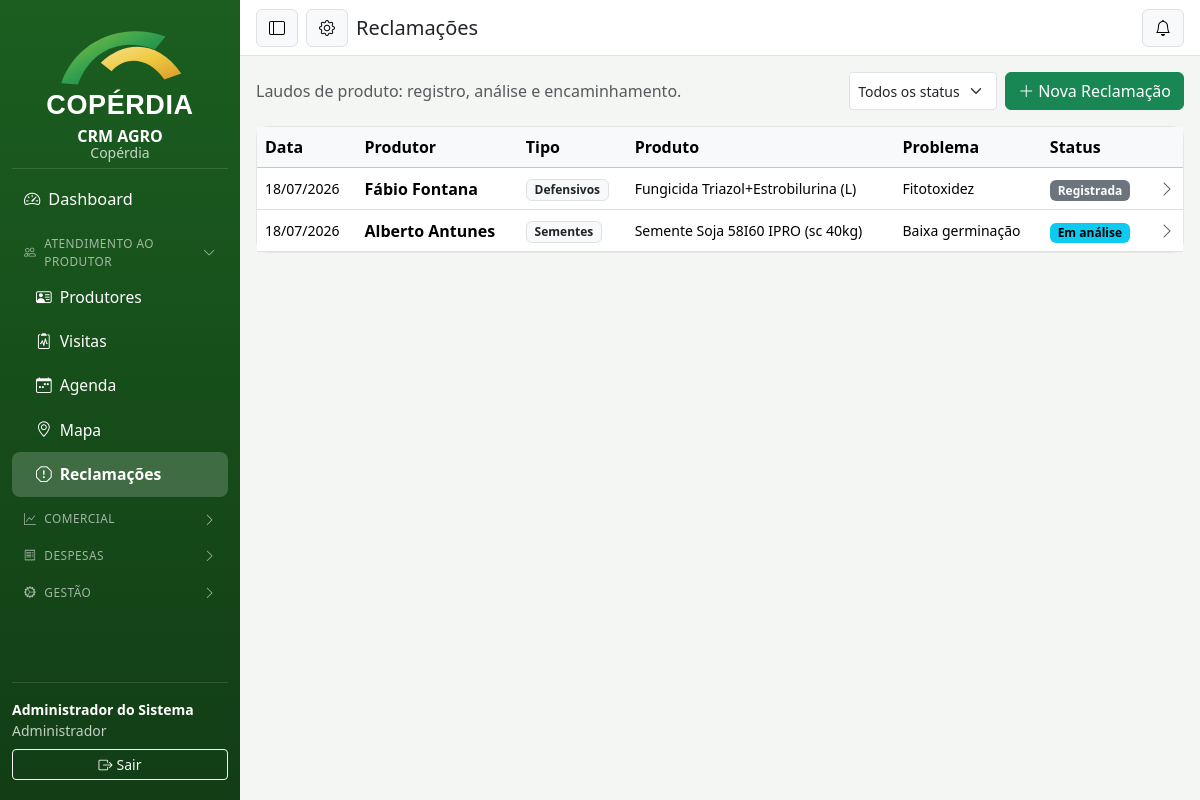
/index.php?r=reclamacoes (signed in), run on the app's committed database.
### tables this page shows
CREATE TABLE reclamacoes (
  id INT AUTO_INCREMENT PRIMARY KEY,
  cliente_id INT NOT NULL,
  usuario_id INT NULL COMMENT 'quem registrou',
  produto_id INT,
  tipo ENUM('Sementes','Fertilizantes','Defensivos','Biológicos','Outros') NOT NULL,
  lote VARCHAR(80),
  nota_fiscal VARCHAR(80),
  cultura_id INT,
  problema VARCHAR(200),
  descricao TEXT,
  status ENUM('Registrada','Em análise','Procedente','Improcedente','Jurídico','Indenização','Encerrada') NOT NULL DEFAULT 'Registrada',
  parecer TEXT,
  valor_indenizacao DECIMAL(12,2) NULL,
  atualizado_em DATETIME NULL,
  criado_em DATETIME NOT NULL DEFAULT CURRENT_TIMESTAMP,
  FOREIGN KEY (cliente_id) REFERENCES clientes(id),
  FOREIGN KEY (usuario_id) REFERENCES usuarios(id),
  FOREIGN KEY (produto_id) REFERENCES produtos(id),
  FOREIGN KEY (cultura_id) REFERENCES culturas(id)
);

CREATE TABLE clientes (
  id INT AUTO_INCREMENT PRIMARY KEY,
  nome VARCHAR(160) NOT NULL,
  situacao ENUM('Associado','Não Associado') NOT NULL DEFAULT 'Associado',
  cpf_cnpj VARCHAR(20),
  telefone VARCHAR(30),
  telefone2 VARCHAR(30),
  email VARCHAR(160),
  endereco VARCHAR(255),
  municipio VARCHAR(120),
  linha VARCHAR(120) COMMENT 'linha/localidade rural (comunidade)',
  estado CHAR(2) DEFAULT 'SC',
  filial_id INT,
  latitude DECIMAL(10,7),
  longitude DECIMAL(10,7),
  responsavel_id INT COMMENT 'usuário (vendedor/técnico) dono da carteira',
  nivel_tecnologico ENUM('Alto','Médio','Baixo') NOT NULL DEFAULT 'Médio',
  volume_compra_anual DECIMAL(14,2) NOT NULL DEFAULT 0,
  potencial_venda DECIMAL(14,2) NOT NULL DEFAULT 0,
  limite_credito DECIMAL(14,2) NOT NULL DEFAULT 0,
  prospecto TINYINT(1) NOT NULL DEFAULT 0 COMMENT 'pré-cadastro (cliente em prospecção)',
  cod_erp INT NULL COMMENT 'código do cliente no ERP (vincula as cargas do Qlik)',
  segmento CHAR(1) NULL COMMENT 'segmento calculado (A/B/C/D/P) — cache do SegmentacaoService',
  segmento_manual CHAR(1) NULL COMMENT 'segmento fixado pelo gestor (prevalece sobre o calculado)',
  ativo TINYINT(1) NOT NULL DEFAULT 1,
  criado_em DATETIME NOT NULL DEFAULT CURRENT_TIMESTAMP,
  FOREIGN KEY (filial_id) REFERENCES filiais(id),
  FOREIGN KEY (responsavel_id) REFERENCES usuarios(id)
);

CREATE TABLE produtos (
  id INT AUTO_INCREMENT PRIMARY KEY,
  nome VARCHAR(160) NOT NULL,
  familia_id INT NOT NULL,
  unidade VARCHAR(20) NOT NULL DEFAULT 'un',
  preco_referencia DECIMAL(12,2) NOT NULL DEFAULT 0,
  estoque DECIMAL(12,2) NOT NULL DEFAULT 0 COMMENT 'saldo local até integração ERP (Fase 5)',
  ativo TINYINT(1) NOT NULL DEFAULT 1,
  FOREIGN KEY (familia_id) REFERENCES familias_produto(id)
);

### app/Views/reclamacoes.php (the view, shortened to what the rows shown need)
<?php
$statusCor = [
  'Registrada'=>'secondary','Em análise'=>'info','Procedente'=>'success','Improcedente'=>'dark',
  'Jurídico'=>'warning','Indenização'=>'primary','Encerrada'=>'light',
];
?>
<div class="card"><div class="table-responsive">
  <table class="table table-hover align-middle mb-0">
    <thead class="table-light"><tr>
      <th>Data</th><th>Produtor</th><th class="d-none d-md-table-cell">Tipo</th>
      <th class="d-none d-lg-table-cell">Produto</th><th>Problema</th><th>Status</th><th class="text-end"></th>
    </tr></thead>
    <tbody>
      <?php foreach ($reclamacoes as $r): ?>
      <tr style="cursor:pointer" onclick="Reclamacoes.ver(<?= $r['id'] ?>)">
        <td class="small"><?= data_br($r['criado_em']) ?></td>
        <td class="fw-semibold"><?= e($r['cliente']) ?></td>
        <td class="d-none d-md-table-cell"><span class="badge text-bg-light border text-dark"><?= e($r['tipo']) ?></span></td>
        <td class="d-none d-lg-table-cell small"><?= e($r['produto'] ?? '—') ?></td>
        <td class="small"><?= e($r['problema'] ?? '—') ?>
        </td>
        <td><span class="badge text-bg-<?= $statusCor[$r['status']] ?? 'secondary' ?> <?= ($statusCor[$r['status']] ?? '') === 'light' ? 'border text-dark' : '' ?>"><?= e($r['status']) ?></span></td>
        <td class="text-end"><i class="bi bi-chevron-right text-muted"></i></td>
      </tr>
      <?php endforeach; ?>
    </tbody>
  </table>
</div></div>

### data on the page
reclamacoes: criado_em "18/07/2026", cliente.nome "Fábio Fontana", tipo "Defensivos", produto.nome "Fungicida Triazol+Estrobilurina (L)", problema "Fitotoxidez", status "Registrada"
reclamacoes: criado_em "18/07/2026", cliente.nome "Alberto Antunes", tipo "Sementes", produto.nome "Semente Soja 58I60 IPRO (sc 40kg)", problema "Baixa germinação", status "Em análise"

### other printed values
$rotulo "Dashboard"
$gLabel "ATENDIMENTO AO PRODUTOR"
$rotulo "Produtores"
$rotulo "Visitas"
$rotulo "Agenda"
$rotulo "Mapa"
$rotulo "Reclamações"
$gLabel "COMERCIAL"
$gLabel "DESPESAS"
$gLabel "GESTÃO"
Auth::usuario()['nome'] "Administrador do Sistema"
Auth::perfil() "Administrador"
$titulo "Reclamações"
